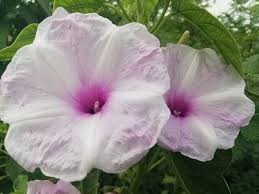
#> input picture week1_tkr/phool.jpeg, 259 x 194 px
$ python test4.py
#> lines starting #> are read from the running program, lines starting #| are printed output that depends on the picture
import cv2
import numpy as np
import matplotlib.pyplot as plt

# PART 5
i1 = cv2.imread('phool.jpeg')
#> i1 is the input picture: shape (194, 259, 3); mean B, G, R 126, 135.5, 136.8
i_90 = cv2.rotate(i1, cv2.ROTATE_90_CLOCKWISE)
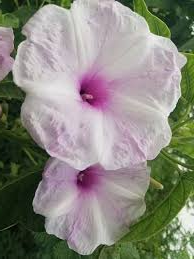
#> i_90: shape (259, 194, 3); mean B, G, R 126, 135.5, 136.8
i_180 = cv2.rotate(i1, cv2.ROTATE_180)
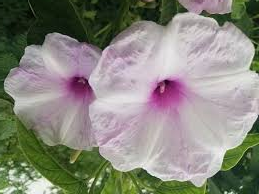
#> i_180: shape (194, 259, 3); mean B, G, R 126, 135.5, 136.8
i_270 = cv2.rotate(i1, cv2.ROTATE_90_COUNTERCLOCKWISE)
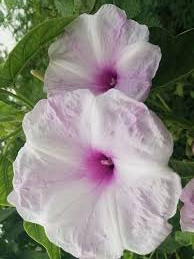
#> i_270: shape (259, 194, 3); mean B, G, R 126, 135.5, 136.8

while True:
    cv2.imshow('image', i1)
    if cv2.waitKey(0) & 0xFF == ord('q'):
#> (key q is pressed here)
        break
    if cv2.waitKey(0) & 0xFF == ord('0'):

       cv2.destroyAllWindows()
       cv2.imshow('image', cv2.rotate(i1,cv2.ROTATE_90_CLOCKWISE))

    if cv2.waitKey(0) & 0xFF == ord('0'):
       cv2.destroyAllWindows()
       cv2.imshow('image', cv2.rotate(i1,cv2.ROTATE_180))

    if cv2.waitKey(0) & 0xFF == ord('0'):
       cv2.destroyAllWindows()
       cv2.imshow('image', cv2.rotate(i1,cv2.ROTATE_90_COUNTERCLOCKWISE))

    if cv2.waitKey(0) & 0xFF == ord('0'):
       cv2.destroyAllWindows()
       cv2.imshow('image', i1)
    cv2.destroyAllWindows()


cv2.destroyAllWindows()
